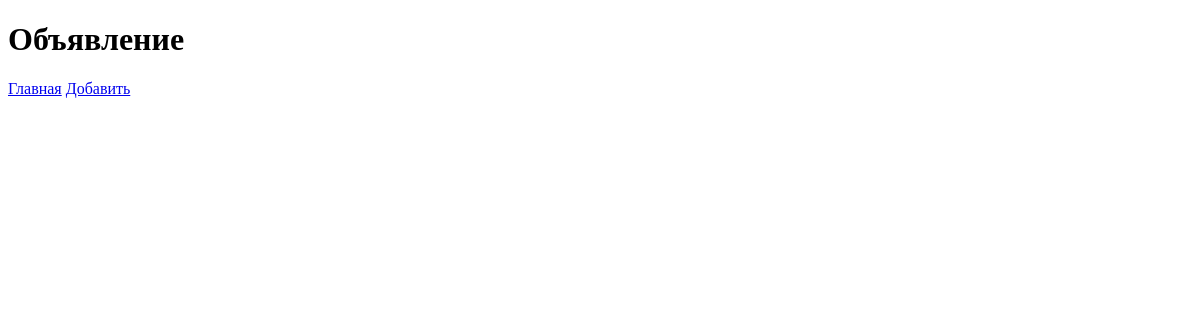
The app's page /bboard/, older data.
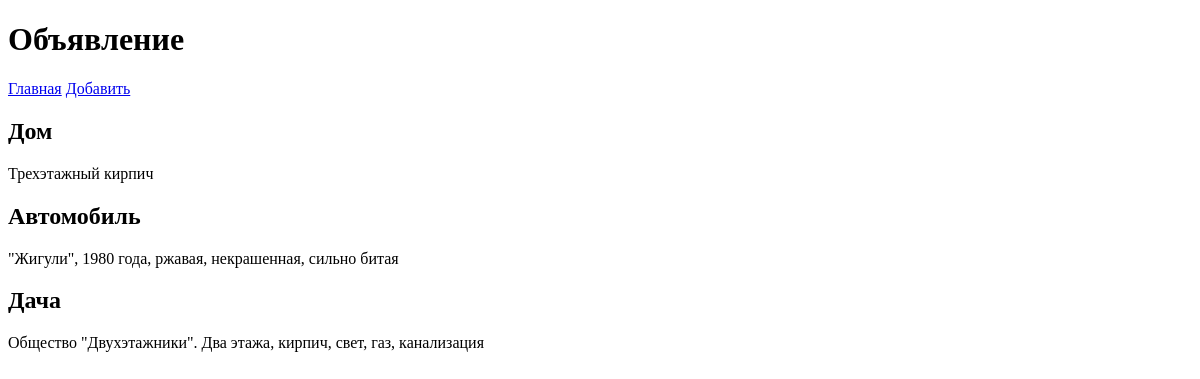
The same page, newer data.
### bboard/models.py (models this page shows)
class Bd(models.Model):
    title = models.CharField(max_length=50, verbose_name='Товар')
    content = models.TextField(null=True, blank=True, verbose_name='Описание')
    price = models.FloatField(null=True, blank=True, verbose_name='Цена')
    published = models.DateTimeField(auto_now_add=True, db_index=True, verbose_name='Опубликовано')
    rubric = models.ForeignKey('Rubric', null=True, on_delete=models.PROTECT, verbose_name='Рубрика')
    class Meta:
        verbose_name_plural = 'объявления'
        verbose_name = 'объявление'
        ordering = ['-published']

### bboard/views.py (the view)
# urls.py: path('', index, name='index'),
def index(request):
    bbs = Bd.objects.all()
    rubrics = Rubric.objects.all()
    context = {'bbs': bbs, 'rubrics': rubrics}
    return render(request, 'bboard/index.html', context)

### bboard/templates/bboard/index.html (shortened to what this page needs)
{% extends "layout/basic.html" %}
{% block content  %}
{% for bb in bbs %}
	<div class="b">
		<h2>{{ bb.title }}</h2>
		<p>{{ bb.content }}</p>
	</div>
{% endfor %}
{% endblock %}

### bboard/templates/layout/basic.html (shortened to what this page needs)
<!DOCTYPE html>
<html>
<head>
</head>
<body>
	<header>
		<h1>Объявление</h1>
	</header>
	<nav>
		<a href="{% url 'index' %}">Главная</a>
		<a href="{% url 'add' %}">Добавить</a>
	</nav>
	<section>
		{% block content %}
		{% endblock %}
	</section>
	</body>
</html>

Row changes from the older to the newer data that the page shows:
added Bd: title "Дом", content "Трехэтажный кирпич"
added Bd: title "Автомобиль", content "\"Жигули\", 1980 года, ржавая, некрашенная, сильно битая"
added Bd: title "Дача", content "Общество \"Двухэтажники\". Два этажа, кирпич, свет, газ, канализация"
